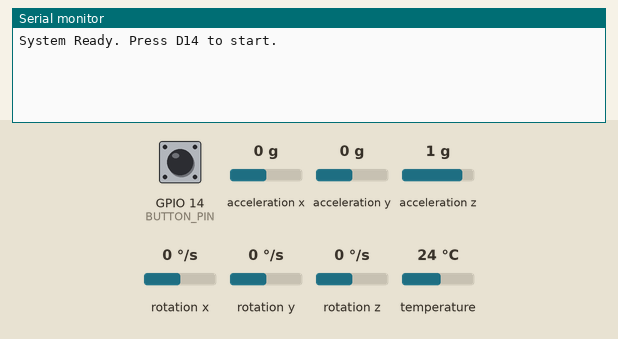
This sketch was run on a simulated ESP32. Parts: the last lines printed to the serial monitor. The inputs (shaded band) are chosen by the test bench; at power-on: GPIO 14 (BUTTON_PIN) LOW, acceleration x 0 g, acceleration y 0 g, acceleration z 1 g, rotation x 0 °/s, rotation y 0 °/s, rotation z 0 °/s, temperature 24 °C.

Above: at 3.2 s.
3.3 s: GPIO 14 (BUTTON_PIN) pulled HIGH for 0.15 s
At 4.6 s:
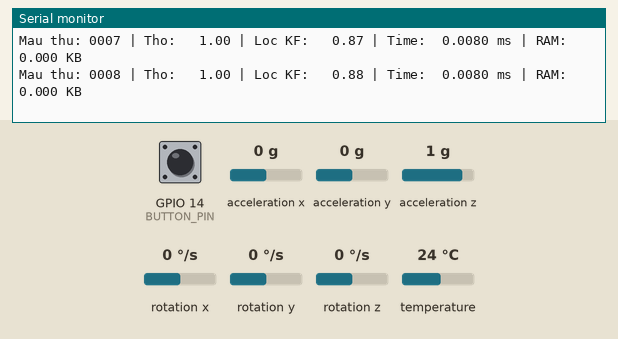
4.9 s: GPIO 14 (BUTTON_PIN) pulled HIGH for 1 s
At 7.1 s:
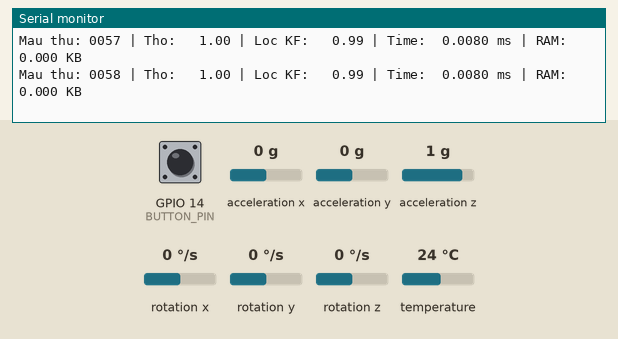
Timing chart, 0 to 8.6 s (numbered marks = the images above; inputs shaded):
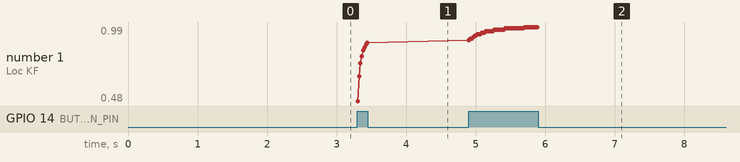

The sketch:

ANN.ino
```cpp
#include <Arduino.h>
#include <Wire.h>
#include <Adafruit_MPU6050.h>
#include <Adafruit_Sensor.h>

// [Giữ nguyên cấu trúc trọng số ANN của bạn]
const float w_input_to_hidden[5] = { -0.250919, -2.762200, 1.321214, 2.836193, -8.676693 };
const float b_hidden[5]          = { -0.688011, -1.299231, 1.217105, 1.127394, -3.463029 };
const float w_hidden_to_output[5] = { -0.958828, -1.600103, 1.132761, -0.527683, -6.108320 };
const float b_output              = 0.283017;

Adafruit_MPU6050 mpu;
const int BUTTON_PIN = 14;
float x_est = 0.0, P_est = 1.0, Q = 0.001, R_adaptive = 1.0;
float var_buffer[10] = {0};
int var_idx = 0;

uint32_t ram_baseline = 0; // RAM sau khi khởi tạo xong
unsigned long previous_time = 0;
const unsigned long INTERVAL_MS = 20; // Tăng nhẹ để Serial không bị nghẽn

float update_Adaptive_KF_ANN(float z_measured) {
    float innovation = z_measured - x_est;
    float current_var = innovation * innovation;
    var_buffer[var_idx] = current_var;
    var_idx = (var_idx + 1) % 10;
    float x_scaled = 0;
    for(int i = 0; i < 10; i++) x_scaled += var_buffer[i];
    x_scaled /= 10.0;

    float h[5];
    for (int i = 0; i < 5; i++) {
        float net = (w_input_to_hidden[i] * x_scaled) + b_hidden[i];
        h[i] = (net > 0.0) ? net : 0.0;
    }
    R_adaptive = b_output;
    for (int i = 0; i < 5; i++) R_adaptive += w_hidden_to_output[i] * h[i];
    R_adaptive = constrain(R_adaptive, 0.001, 10.0);

    float P_pred = P_est + Q;
    float K = P_pred / (P_pred + R_adaptive);
    x_est = x_est + K * (z_measured - x_est);
    P_est = (1.0 - K) * P_pred;
    return x_est;
}

void setup() {
    Serial.begin(115200);
    pinMode(BUTTON_PIN, INPUT);
    Wire.begin();
    if (!mpu.begin()) while (1) delay(10);
    mpu.setAccelerometerRange(MPU6050_RANGE_2_G);

    // Đợi 2s để các tiến trình khởi tạo thư viện ổn định trước khi chốt RAM
    delay(2000);
    ram_baseline = ESP.getFreeHeap();
    Serial.println("System Ready. Press D14 to start.");
}

void loop() {
    if (digitalRead(BUTTON_PIN) == HIGH) {
        if (millis() - previous_time >= INTERVAL_MS) {
            previous_time = millis();

            sensors_event_t a, g, temp;
            mpu.getEvent(&a, &g, &temp);
            float raw_az = (a.acceleration.z / 9.80665);

            unsigned long t_start = micros();
            float filtered = update_Adaptive_KF_ANN(raw_az);
            unsigned long t_end = micros();

            static int sample_count = 0;
            sample_count++;

            // Sử dụng printf để định dạng cố định số ký tự
            // %d: số nguyên, %.2f: float 2 chữ số, %.4f: float 4 chữ số
            Serial.printf("Mau thu: %04d | Tho: %6.2f | Loc KF: %6.2f | Time: %7.4f ms | RAM: %6.3f KB\n",
                          sample_count,
                          raw_az,
                          filtered,
                          (float)(t_end - t_start)/1000.0,
                          (float)(ram_baseline - ESP.getFreeHeap())/1024.0);
        }
    }
}
```

Measured:
- after the input at 3.3 s, the serial monitor: prints a new line at once (image 1)
- after the input at 4.9 s, the serial monitor: prints a new line at once (image 2)
- plotted number 1: 0.88 → 0.99 after the input at 4.9 s
